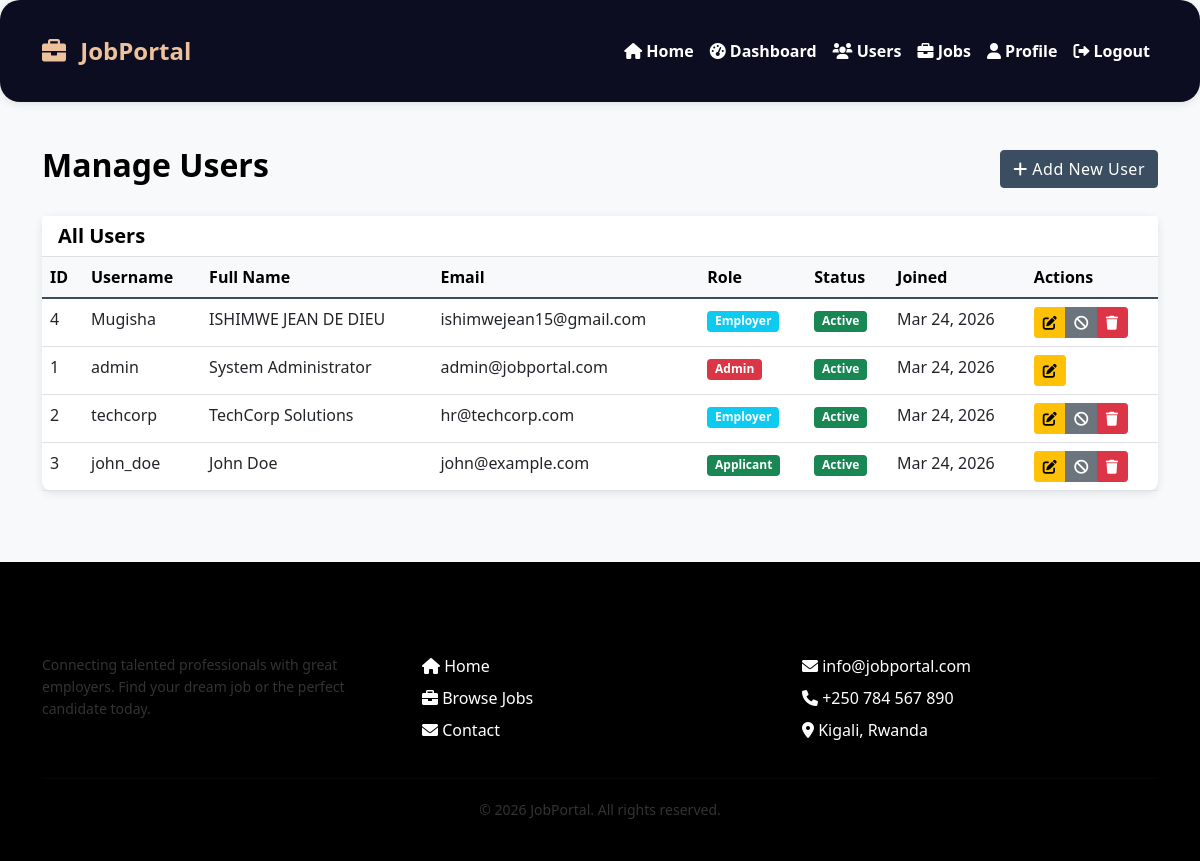
/admin/manage_users.php (signed in), run on the app's committed database.
### tables this page shows
CREATE TABLE `users` (
  `id` int(11) NOT NULL AUTO_INCREMENT,
  `username` varchar(50) NOT NULL,
  `email` varchar(100) NOT NULL,
  `password` varchar(255) NOT NULL,
  `full_name` varchar(100) NOT NULL,
  `role` enum('admin','employer','applicant') DEFAULT 'applicant',
  `status` enum('active','inactive') DEFAULT 'active',
  `profile_image` varchar(255) DEFAULT NULL,
  `phone` varchar(20) DEFAULT NULL,
  `address` text DEFAULT NULL,
  `created_at` timestamp NOT NULL DEFAULT current_timestamp(),
  `updated_at` timestamp NOT NULL DEFAULT current_timestamp() ON UPDATE current_timestamp(),
  PRIMARY KEY (`id`),
  UNIQUE KEY `username` (`username`),
  UNIQUE KEY `email` (`email`)
);

### admin/manage_users.php (the view, shortened to what this page needs)
<?php
require_once '../includes/header.php';
$database = new Database();
$db = $database->getConnection();
$query = "SELECT * FROM users ORDER BY created_at DESC";
$stmt = $db->prepare($query);
$stmt->execute();
$users = $stmt->fetchAll(PDO::FETCH_ASSOC);
?>
<div class="container mt-4">
    <div class="row">
        <div class="col-12">
            <div class="d-flex justify-content-between align-items-center mb-4">
                <h2>Manage Users</h2>
                <a href="add_user.php" class="btn btn-primary">
                    <i class="fas fa-plus"></i> Add New User
                </a>
            </div>
            <div class="card">
                <div class="card-header bg-white">
                    <h5 class="mb-0">All Users</h5>
                </div>
                <div class="card-body p-0">
                    <div class="table-responsive">
                        <table class="table table-hover mb-0">
                            <thead class="table-light">
                                <tr>
                                    <th>ID</th>
                                    <th>Username</th>
                                    <th>Full Name</th>
                                    <th>Email</th>
                                    <th>Role</th>
                                    <th>Status</th>
                                    <th>Joined</th>
                                    <th>Actions</th>
                                </tr>
                            </thead>
                            <tbody>
                                <?php foreach ($users as $user): ?>
                                    <tr>
                                        <td><?php echo $user['id']; ?></td>
                                        <td><?php echo htmlspecialchars($user['username']); ?></td>
                                        <td><?php echo htmlspecialchars($user['full_name']); ?></td>
                                        <td><?php echo htmlspecialchars($user['email']); ?></td>
                                        <td>
                                            <span class="badge bg-<?php echo $user['role'] == 'admin' ? 'danger' : ($user['role'] == 'employer' ? 'info' : 'success'); ?>">
                                                <?php echo ucfirst($user['role']); ?>
                                            </span>
                                        </td>
                                        <td>
                                            <span class="badge bg-<?php echo $user['status'] == 'active' ? 'success' : 'danger'; ?>">
                                                <?php echo ucfirst($user['status']); ?>
                                            </span>
                                        </td>
                                        <td><?php echo date('M d, Y', strtotime($user['created_at'])); ?></td>
                                        <td>
                                            <div class="btn-group" role="group">
                                                <a href="edit_user.php?id=<?php echo $user['id']; ?>" class="btn btn-sm btn-warning" title="Edit">
                                                    <i class="fas fa-edit"></i>
                                                </a>
                                                <?php if ($user['role'] != 'admin'): ?>
                                                    <?php if ($user['status'] == 'active'): ?>
                                                        <a href="?action=deactivate&id=<?php echo $user['id']; ?>"
                                                            class="btn btn-sm btn-secondary" title="Deactivate"
                                                            onclick="return confirm('Deactivate this user?')">
                                                            <i class="fas fa-ban"></i>
                                                        </a>
                                                    <?php endif; ?>
                                                    <a href="?action=delete&id=<?php echo $user['id']; ?>"
                                                        class="btn btn-sm btn-danger" title="Delete"
                                                        onclick="return confirm('Delete this user? This action cannot be undone.')">
                                                        <i class="fas fa-trash"></i>
                                                    </a>
                                                <?php endif; ?>
                                            </div>
                                        </td>
                                    </tr>
                                <?php endforeach; ?>
                            </tbody>
                        </table>
                    </div>
                </div>
            </div>
        </div>
    </div>
</div>
<?php
require_once '../includes/footer.php';
?>

### includes/header.php (style rules this page uses)
:root { --primary: #ecc19c; --secondary: #3b4d61; --accent: #000000; --font-main: 'Segoe UI', Tahoma, Geneva, Verdana, sans-serif; --font-heading: 'Segoe UI', Tahoma, Geneva, Verdana, sans-serif; --text-color: #333333; --text-light: #666666; --text-dark: #000000; }
* { margin: 0; padding: 0; box-sizing: border-box; }
html, body { height: 100%; margin: 0; padding: 0; }
body { background-color: #f8f9fa; font-family: var(--font-main); color: var(--text-color); min-height: 100vh; display: flex; flex-direction: column; }
h1, h2, h3, h4, h5, h6 { font-family: var(--font-heading); color: var(--text-dark); font-weight: 600; }
a { color: var(--secondary); text-decoration: none; transition: color 0.3s ease; }
.table thead th { font-weight: 600; color: var(--text-dark); border-bottom: 2px solid var(--secondary); }
.btn { font-weight: 500; letter-spacing: 0.5px; }
.btn-primary { background-color: var(--secondary); border-color: var(--secondary); }
.card { border: none; border-radius: 10px; box-shadow: 0 2px 10px rgba(0, 0, 0, 0.1); transition: transform 0.3s ease; margin-bottom: 20px; }
.table-responsive { overflow-x: auto; }
.table { margin-bottom: 0; }
.container { padding-top: 20px; padding-bottom: 20px; }

### data on the page
users: id "4", username "Mugisha", full_name "ISHIMWE JEAN DE DIEU", email "ishimwejean15@gmail.com", role "Employer", status "Active", created_at "Mar 24, 2026"
users: id "1", username "admin", full_name "System Administrator", email "admin@jobportal.com", role "Admin", status "Active", created_at "Mar 24, 2026"
users: id "2", username "techcorp", full_name "TechCorp Solutions", email "hr@techcorp.com", role "Employer", status "Active", created_at "Mar 24, 2026"
users: id "3", username "john_doe", full_name "John Doe", email "john@example.com", role "Applicant", status "Active", created_at "Mar 24, 2026"

### other printed values
SITE_NAME "JobPortal"
SITE_NAME "jobportal"
